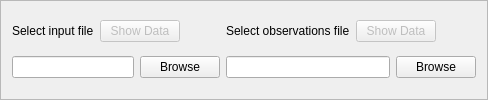
        <widget class="QFrame" name="inputFileFrame">
         <property name="minimumSize">
          <size>
           <width>0</width>
           <height>50</height>
          </size>
         </property>
         <property name="maximumSize">
          <size>
           <width>16777215</width>
           <height>100</height>
          </size>
         </property>
         <property name="frameShape">
          <enum>QFrame::StyledPanel</enum>
         </property>
         <property name="frameShadow">
          <enum>QFrame::Raised</enum>
         </property>
         <layout class="QGridLayout" name="gridLayout_3">
          <item row="0" column="0">
           <layout class="QHBoxLayout" name="horizontalLayout_29">
            <item>
             <widget class="QLabel" name="inputFileText">
              <property name="maximumSize">
               <size>
                <width>16777215</width>
                <height>100</height>
               </size>
              </property>
              <property name="font">
               <font>
                <family>Arial</family>
               </font>
              </property>
              <property name="text">
               <string>Select input file</string>
              </property>
             </widget>
            </item>
            <item>
             <widget class="QPushButton" name="showInputDataButton">
              <property name="enabled">
               <bool>false</bool>
              </property>
              <property name="maximumSize">
               <size>
                <width>100</width>
                <height>16777215</height>
               </size>
              </property>
              <property name="accessibleName">
               <string/>
              </property>
              <property name="text">
               <string>Show Data</string>
              </property>
             </widget>
            </item>
            <item>
             <spacer name="horizontalSpacer_13">
              <property name="orientation">
               <enum>Qt::Horizontal</enum>
              </property>
              <property name="sizeHint" stdset="0">
               <size>
                <width>40</width>
                <height>20</height>
               </size>
              </property>
             </spacer>
            </item>
           </layout>
          </item>
          <item row="0" column="1">
           <layout class="QHBoxLayout" name="horizontalLayout">
            <item>
             <widget class="QLabel" name="outputFileText">
              <property name="sizePolicy">
               <sizepolicy hsizetype="Preferred" vsizetype="Preferred">
                <horstretch>0</horstretch>
                <verstretch>0</verstretch>
               </sizepolicy>
              </property>
              <property name="maximumSize">
               <size>
                <width>16777214</width>
                <height>16777215</height>
               </size>
              </property>
              <property name="font">
               <font>
                <family>Arial</family>
               </font>
              </property>
              <property name="text">
               <string>Select observations file</string>
              </property>
             </widget>
            </item>
            <item>
             <widget class="QPushButton" name="showObservationsDataButton">
              <property name="enabled">
               <bool>false</bool>
              </property>
              <property name="maximumSize">
               <size>
                <width>100</width>
                <height>16777215</height>
               </size>
              </property>
              <property name="text">
               <string>Show Data</string>
              </property>
             </widget>
            </item>
            <item>
             <spacer name="horizontalSpacer_14">
              <property name="orientation">
               <enum>Qt::Horizontal</enum>
              </property>
              <property name="sizeHint" stdset="0">
               <size>
                <width>40</width>
                <height>20</height>
               </size>
              </property>
             </spacer>
            </item>
           </layout>
          </item>
          <item row="1" column="0">
           <layout class="QHBoxLayout" name="horizontalLayout_3">
            <item>
             <widget class="QLineEdit" name="inputFileEdit">
              <property name="minimumSize">
               <size>
                <width>0</width>
                <height>20</height>
               </size>
              </property>
              <property name="maximumSize">
               <size>
                <width>16777215</width>
                <height>16777215</height>
               </size>
              </property>
              <property name="font">
               <font>
                <family>Arial</family>
               </font>
              </property>
             </widget>
            </item>
            <item>
             <widget class="QPushButton" name="inputFileButton">
              <property name="minimumSize">
               <size>
                <width>0</width>
                <height>22</height>
               </size>
              </property>
              <property name="maximumSize">
               <size>
                <width>16777215</width>
                <height>16777215</height>
               </size>
              </property>
              <property name="font">
               <font>
                <family>Arial</family>
               </font>
              </property>
              <property name="text">
               <string>Browse</string>
              </property>
             </widget>
            </item>
           </layout>
          </item>
          <item row="1" column="1">
           <layout class="QHBoxLayout" name="horizontalLayout_2">
            <item>
             <widget class="QLineEdit" name="outputFileEdit">
              <property name="minimumSize">
               <size>
                <width>0</width>
                <height>20</height>
               </size>
              </property>
              <property name="font">
               <font>
                <family>Arial</family>
               </font>
              </property>
             </widget>
            </item>
            <item>
             <widget class="QPushButton" name="outputFileButton">
              <property name="minimumSize">
               <size>
                <width>0</width>
                <height>22</height>
               </size>
              </property>
              <property name="font">
               <font>
                <family>Arial</family>
               </font>
              </property>
              <property name="text">
               <string>Browse</string>
              </property>
             </widget>
            </item>
           </layout>
          </item>
         </layout>
        </widget>
